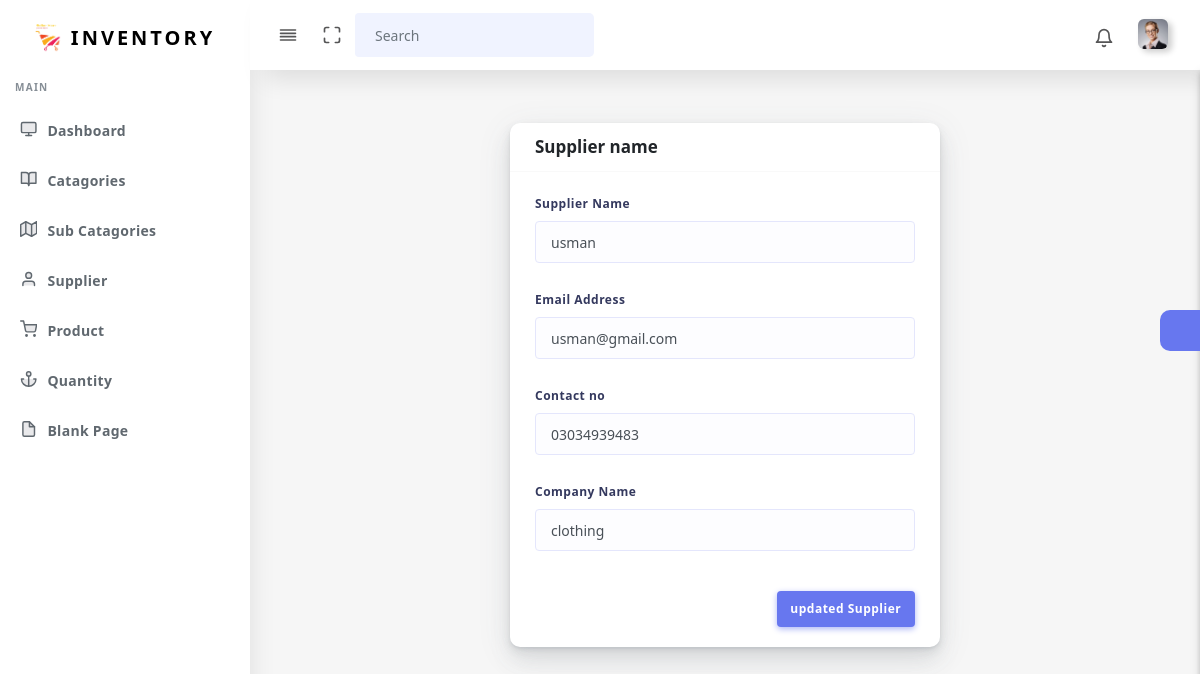
The page /update-supplier.php?up=47 (signed in) on the database its author committed.
### tables this page shows
CREATE TABLE `supplier` (
  `supid` bigint(255) NOT NULL,
  `supname` varchar(255) NOT NULL,
  `supemail` varchar(255) NOT NULL,
  `supcontact` varchar(255) NOT NULL,
  `supcompanyname` varchar(255) NOT NULL,
  `supdate` varchar(255) NOT NULL,
  `suptime` varchar(255) NOT NULL
);

### update-supplier.php (the view, shortened to what this page needs)
<?php
 include "./include/header.php";
 include "./include/connection.php";
 $up=$_GET['up'];
 $supsql="SELECT * FROM `supplier` WHERE `supid`='$up'";
 $suprun=mysqli_query($conn,$supsql);
 $supfet=mysqli_fetch_assoc($suprun);
?>
<body>
    <div id="app">
        <div class="main-wrapper main-wrapper-1">
            <div class="navbar-bg"></div>
            <?php
        include "./include/navebar.php";
      ?>
            <?php
        include "./include/aside.php";
       ?>
            <div class="main-content ">
                <section class="section ">
                    <div class="section-body ">
                        <div class="row justify-content-center">
                            <div class="col-12 col-md-6 col-lg-6">
                                <div class="card">
                                    <form method="POST">
                                        <div class="card-header">
                                            <h4>Supplier name</h4>
                                        </div>
                                        <div class="card-body">
                                            <div class="form-group">
                                                <label>Supplier Name</label>
                                                <input type="text" name="supname" value="<?php echo $supfet['supname']?>" class="form-control" required="">
                                            </div>
                                            <div class="form-group">
                                                <label>Email Address </label>
                                                <input type="email" value="<?php echo $supfet['supemail']?>" name="supemail" class="form-control" required="">
                                            </div>
                                            <div class="form-group">
                                                <label>Contact no</label>
                                                <input type="tel" name="supcontact" value="<?php echo $supfet['supcontact']?>" pattern="[0-9]{4}-[0-9]{7}" placeholder="0301-1234905" class="form-control" required="">
                                            </div>
                                            <div class="form-group mb-0">
                                                <label>Company Name</label>
                                                <input type="text" value="<?php echo $supfet['supcompanyname']?>" name="supcompanyname" class="form-control" required="">
                                            </div>
                                        </div>
                                        <div class="card-footer text-right">
                                            <button name="submit" class="btn btn-primary">updated Supplier</button>
                                        </div>
                                    </form>
                                </div>
                            </div>
                        </div>
                    </div>
                </section>
                <div class="settingSidebar">
                    <a href="javascript:void(0)" class="settingPanelToggle"> <i class="fa fa-spin fa-cog"></i>
                    </a>
                </div>
            </div>
        </div>
    </div>
</body>
</html>

### rows shown on the page
supplier: supname "usman", supemail "usman@gmail.com", supcontact "03034939483", supcompanyname "clothing"
